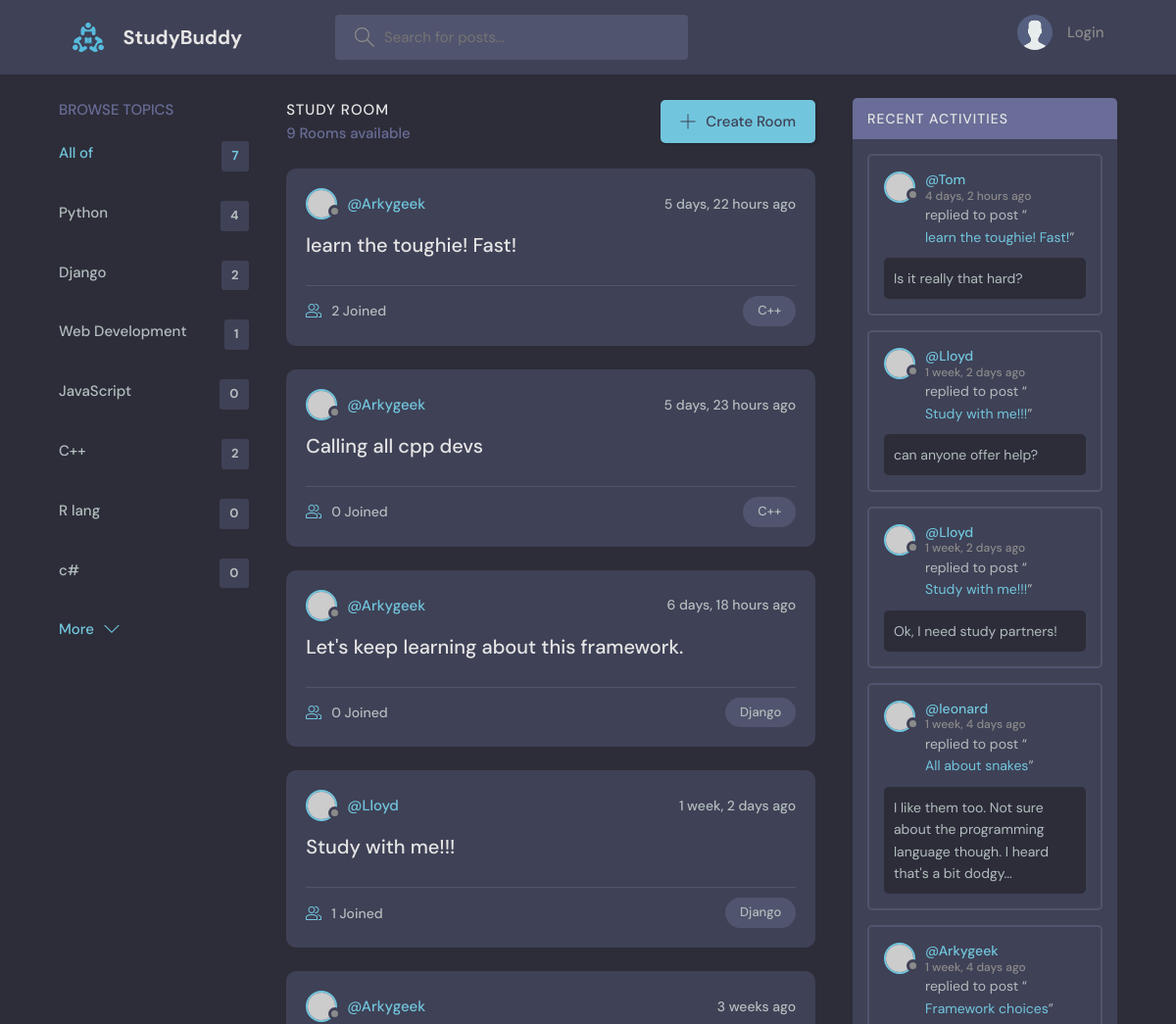
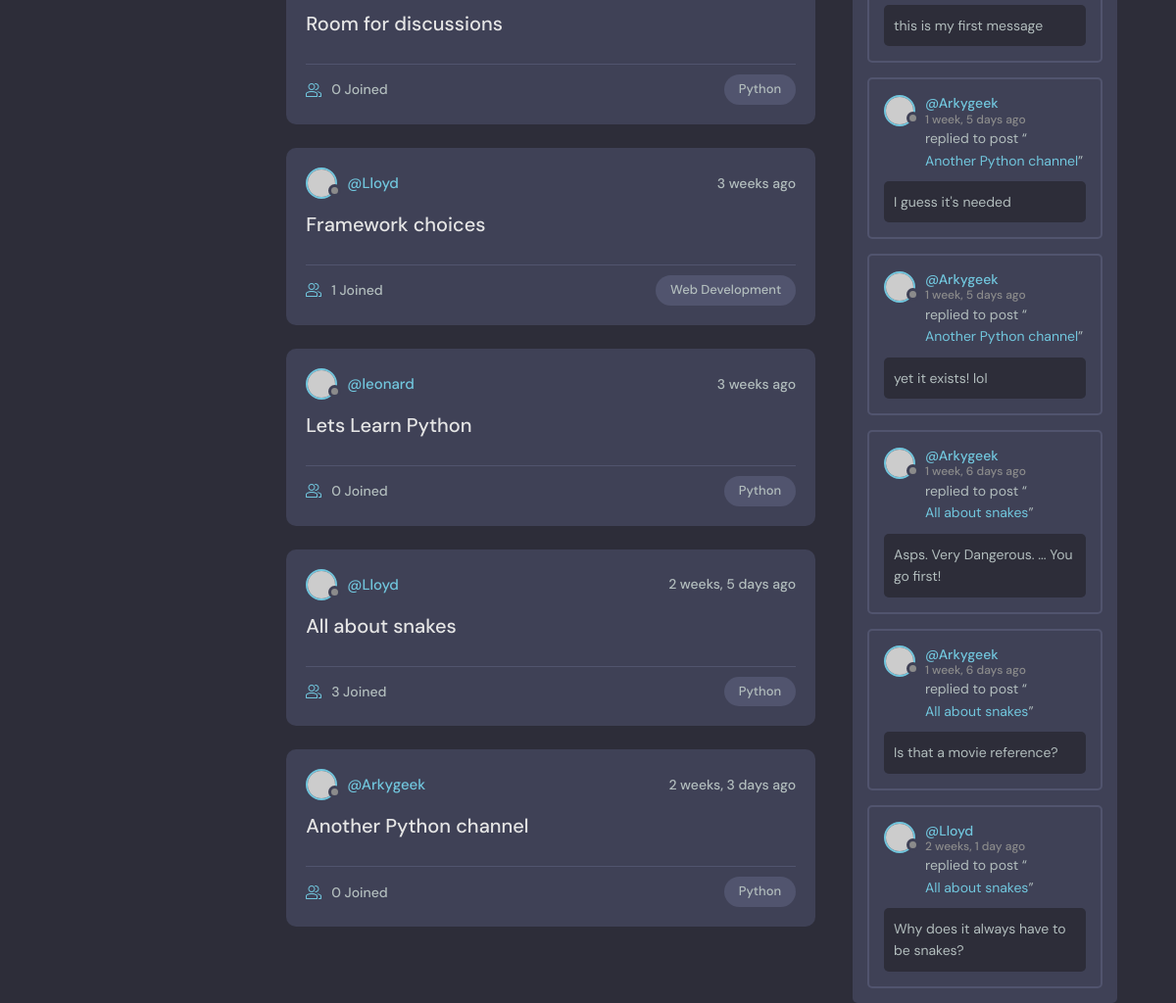
The page / on the database its author committed (2 pictures, top to bottom).
### base/models.py (models this page shows, shortened)
class Topic(models.Model):
      name = models.CharField(max_length=200)

class Room(models.Model):
    host = models.ForeignKey(
        User,
        on_delete=models.SET_NULL,
        null=True)
    topic = models.ForeignKey(
        Topic,
        on_delete=models.SET_NULL,
        null=True)
    name = models.CharField(max_length=200)
    description = models.TextField(null=True, blank=True)
    participants = models.ManyToManyField(
        User,
        related_name='participants',
        blank=True)
    updated = models.DateTimeField(auto_now=True)
    created = models.DateTimeField(auto_now_add=True)
    class Meta:
        ordering = ['-updated', '-created']
    def __str__(self):
        return self.name

class Message(models.Model):
    user = models.ForeignKey(User, on_delete=models.CASCADE)
    room = models.ForeignKey(Room, on_delete=models.CASCADE)
    body = models.TextField()
    updated = models.DateTimeField(auto_now=True)
    created = models.DateTimeField(auto_now_add=True)
    class Meta:
        ordering = ['-updated', '-created']

### base/views.py (the view)
# urls.py: path('', views.home, name="home"),
def home(request):
    q = request.GET.get('q') if request.GET.get('q') != None else ''
    rooms = Room.objects.filter(
      Q(topic__name__icontains=q) |
      Q(name__icontains=q) |
      Q(description__icontains=q)
    )
    topics = Topic.objects.all()
    room_count = rooms.count()
    room_messages = Message.objects.filter(Q(room__topic__name__icontains=q))
    context = { # this is the dictionary we pass to the function
      'rooms': rooms,
      'topics': topics,
      'room_count': room_count,
      'room_messages': room_messages
    }
    return render(request, 'base/home.html', context)

### base/templates/base/home.html (shortened to what this page needs)
{% extends 'main.html' %}
{% block content %}
<main class="layout layout--3">
  <div class="container">
    {% include 'base/topics_component.html' %}
    <div class="roomList">
      <div class="roomList__header">
        <div>
          <h2>Study Room</h2>
          <p>{{room_count}} Rooms available</p>
        </div>
        <a class="btn btn--main" href="{% url 'create-room' %}">
          <svg version="1.1" xmlns="http://www.w3.org/2000/svg" width="32" height="32" viewBox="0 0 32 32">
            <title>add</title>
            <path
              d="M16.943 0.943h-1.885v14.115h-14.115v1.885h14.115v14.115h1.885v-14.115h14.115v-1.885h-14.115v-14.115z"
            ></path>
          </svg>
          Create Room
        </a>
      </div>
      {% include 'base/feed_component.html' %}
    </div>
    {% include 'base/activity_component.html' %}
  </div>
</main>
{% endblock content %}

### base/templates/base/topics_component.html
<div class="topics">
    <div class="topics__header">
        <h2>Browse Topics</h2>
    </div>
    <ul class="topics__list">
        <li>
            <a href="{% url 'home' %}" class="active">
                All of
                <span>
                    {{topics.count}}
                </span>
            </a>
        </li>
        {% for topic in topics %}
            <li>
                <a href="{% url 'home' %}?q={{topic.name}}">
                    {{topic.name}}
                    <span>
                        {{topic.room_set.all.count}}
                    </span>
                </a>
            </li>
        {% endfor %}
    </ul>
    <button class="btn btn--link" href="/">
        More
        <svg  {{comment}} chevron-down {{endcomment}}
             version="1.1"
             xmlns="http://www.w3.org/2000/svg"
             width="32"
             height="32"
             viewBox="0 0 32 32">
            <title>
                chevron-down
            </title>
            <path d="M16 21l-13-13h-3l16 16 16-16h-3l-13 13z"></path>
        </svg>
    </button>
</div>

### base/templates/base/feed_component.html (shortened to what this page needs)
{% for room in rooms %}
  <div class="roomListRoom">
    <div class="roomListRoom__header">
      <a href="{% url 'user-profile' room.host.id %}" class="roomListRoom__author">
        <div class="avatar avatar--small">
          <img src="https://randomuser.me/api/portraits/women/11.jpg" />
        </div>
        <span>@{{room.host.username}}</span>
      </a>
      <div class="roomListRoom__actions">
        <span>{{room.created|timesince}} ago</span>
      </div>
    </div>
    <div class="roomListRoom__content">
      <a href="{% url 'room' room.id %}">{{room.name}}</a>
    </div>
    <div class="roomListRoom__meta">
      <a href="{% url 'room' room.id %}" class="roomListRoom__joined">
        {{room.participants.all.count}} Joined
      </a>
      <p class="roomListRoom__topic">
        {{room.topic.name}}
      </p>
    </div>
  </div>
{% endfor %}

### base/templates/base/activity_component.html (shortened to what this page needs)
<div class="activities">
    <div class="activities__header">
        <h2>Recent Activities</h2>
    </div>
    {% for message in room_messages %}
        <div class="activities__box">
            <div class="activities__boxHeader roomListRoom__header">
                <a href="{% url 'user-profile' message.user.id %}"
                   class="roomListRoom__author" >
                    <div class="avatar avatar--small">
                        <img src="https://randomuser.me/api/portraits/women/11.jpg" />
                    </div>
                    <p>
                        @{{message.user}}
                        <span>
                            {{message.created|timesince}} ago
                        </span>
                    </p>
                </a>
            </div>
            <div class="activities__boxContent">
                <p>replied to post “<a href="{% url 'room' message.room.id %}">{{message.room}}</a>”</p>
                <div class="activities__boxRoomContent">
                    {{message.body}}
                </div>
            </div>
        </div>
    {% endfor %}
</div>

### rows shown on the page
Topic: name "Python", room_set.all.count "4"
Topic: name "Django", room_set.all.count "2"
Topic: name "Web Development", room_set.all.count "1"
Topic: name "JavaScript", room_set.all.count "0"
Topic: name "C++", room_set.all.count "2"
Topic: name "R lang", room_set.all.count "0"
Topic: name "c#", room_set.all.count "0"
Room: host.username "Arkygeek", created "5 days, 22 hours", name "learn the toughie! Fast!", participants.all.count "2", topic.name "C++"
Room: host.username "Arkygeek", created "5 days, 23 hours", name "Calling all cpp devs", participants.all.count "0", topic.name "C++"
Room: host.username "Arkygeek", created "6 days, 18 hours", name "Let's keep learning about this framework.", participants.all.count "0", topic.name "Django"
Room: host.username "Lloyd", created "1 week, 2 days", name "Study with me!!!", participants.all.count "1", topic.name "Django"
Room: host.username "Arkygeek", created "3 weeks", name "Room for discussions", participants.all.count "0", topic.name "Python"
Room: host.username "Lloyd", created "3 weeks", name "Framework choices", participants.all.count "1", topic.name "Web Development"
Room: host.username "leonard", created "3 weeks", name "Lets Learn Python", participants.all.count "0", topic.name "Python"
Room: host.username "Lloyd", created "2 weeks, 5 days", name "All about snakes", participants.all.count "3", topic.name "Python"
Room: host.username "Arkygeek", created "2 weeks, 3 days", name "Another Python channel", participants.all.count "0", topic.name "Python"
Message: user "Tom", created "4 days, 2 hours", room "learn the toughie! Fast!", body "Is it really that hard?"
Message: user "Lloyd", created "1 week, 2 days", room "Study with me!!!", body "can anyone offer help?"
Message: user "Lloyd", created "1 week, 2 days", room "Study with me!!!", body "Ok, I need study partners!"
Message: user "leonard", created "1 week, 4 days", room "All about snakes", body "I like them too. Not sure about the programming language though. I heard that's a bit dodgy..."
Message: user "Arkygeek", created "1 week, 4 days", room "Framework choices", body "this is my first message"
Message: user "Arkygeek", created "1 week, 5 days", room "Another Python channel", body "I guess it's needed"
Message: user "Arkygeek", created "1 week, 5 days", room "Another Python channel", body "yet it exists! lol"
Message: user "Arkygeek", created "1 week, 6 days", room "All about snakes", body "Asps. Very Dangerous. ... You go first!"
Message: user "Arkygeek", created "1 week, 6 days", room "All about snakes", body "Is that a movie reference?"
Message: user "Lloyd", created "2 weeks, 1 day", room "All about snakes", body "Why does it always have to be snakes?"

### other values the page prints
{{ topics.count }} "7"
{{ room_count }} "9"
